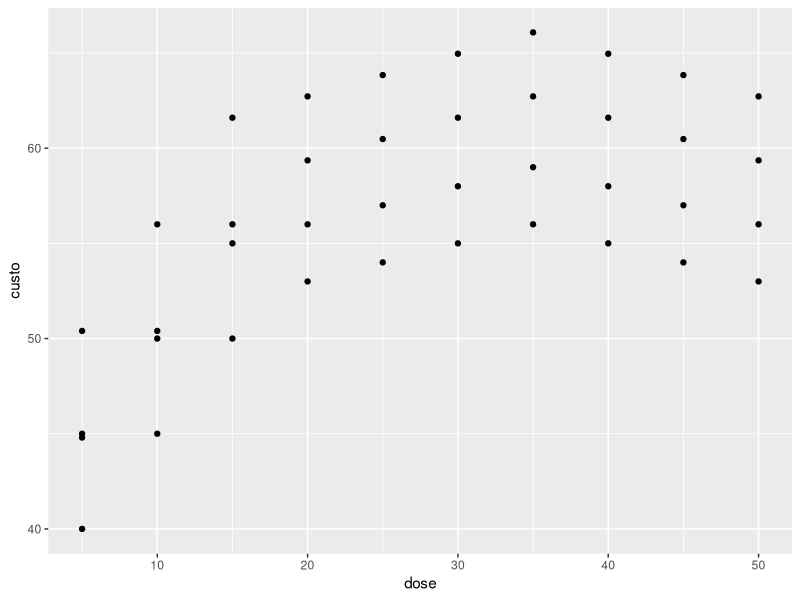
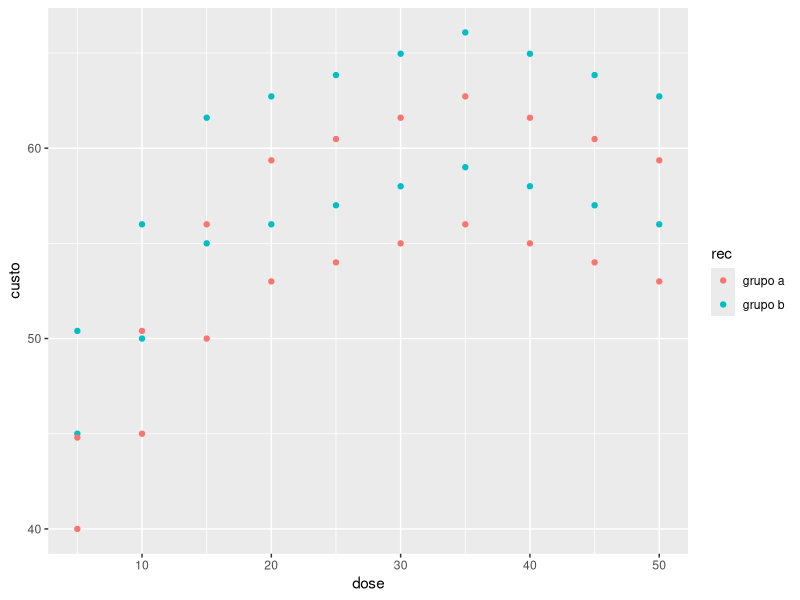
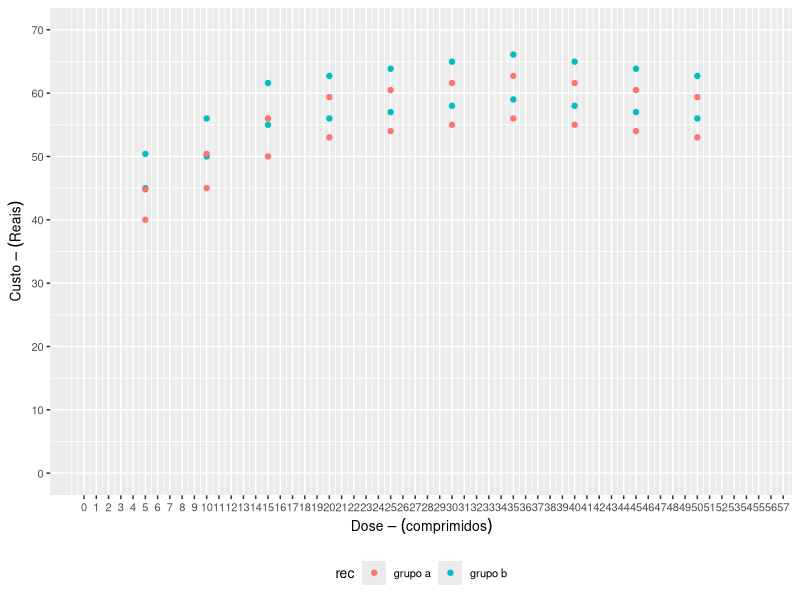
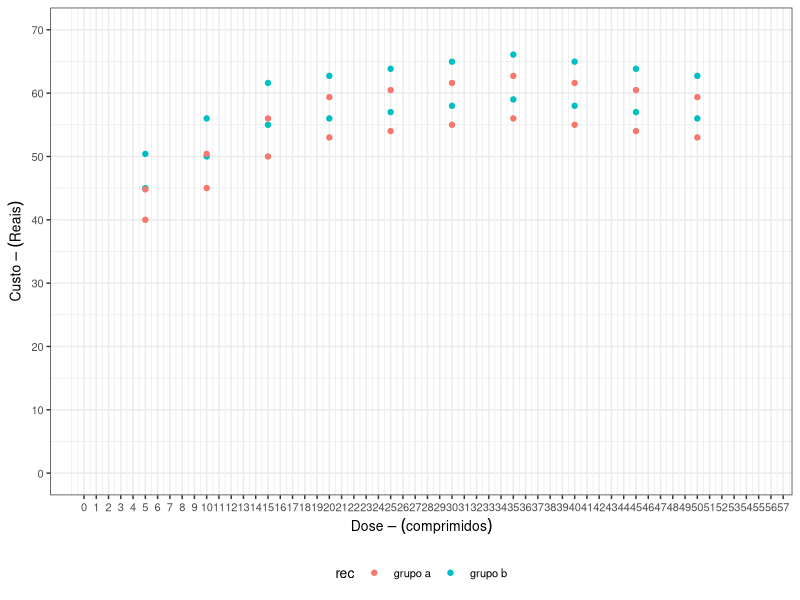
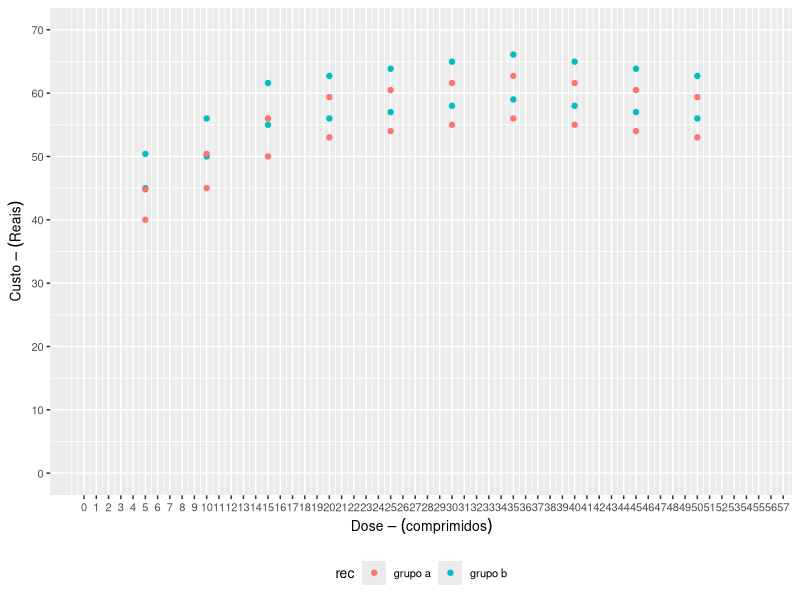
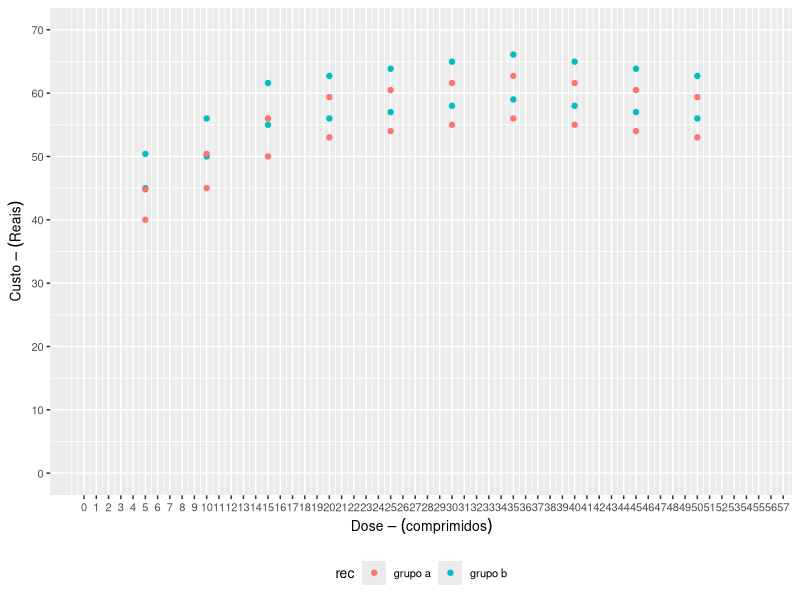
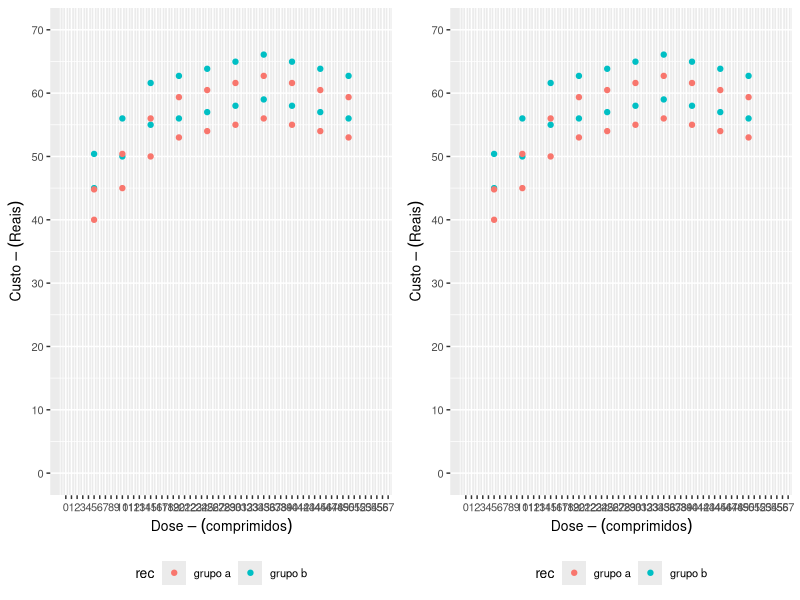
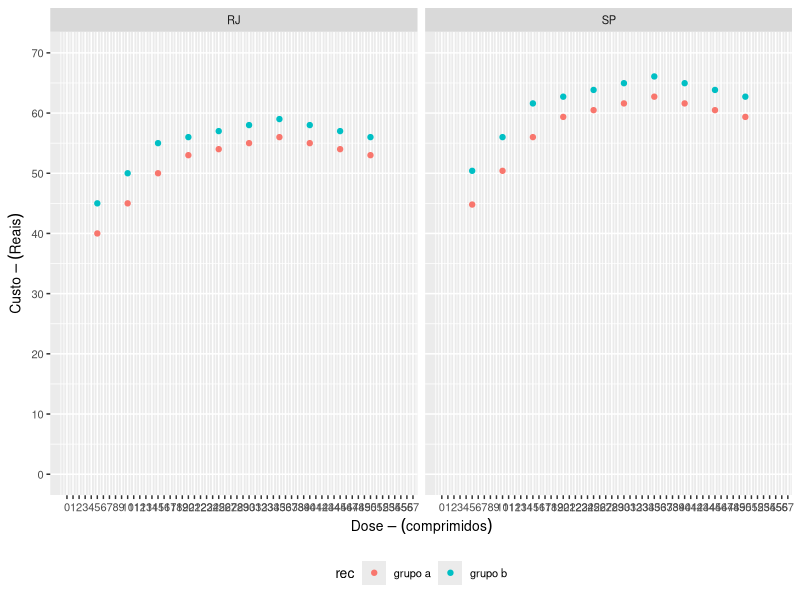

Recreate these plots in R, in order.
#Aula 30/03
install.packages("qqplot2")
install.packages("ggplot2")
install.packages("gridExtra")
install.packages("ggthemes")

#chamar biblioteca
library(ggplot2)
library(ggthemes)
library(gridExtra)
library(plyr)  #
library(dplyr) #

estado = rep(c("RJ", "SP"), each = 20)
rec = rep(c("grupo a", "grupo b"), each = 10)
dose <- rep(seq(5,50,5),2)
custo <- c(seq(40,50,5), seq(53,56), seq(55,53),
           seq(45,55,5), seq(56,59), seq(58,56))
dados <- data.frame(estado,rec,dose,custo = c(custo,custo * 1.12))

#grafico de dispersao 
#scatterplot
GGPLOT_1 <- 
  ggplot() +
  geom_point(data = dados,
             aes(x = dose, y = custo))
GGPLOT_1



GGPLOT_2 <- 
  ggplot() +
  geom_point(data = dados,
             aes(x=dose, y = custo, colour = rec))
GGPLOT_2



GGPLOT_3 <-
  ggplot()+
  geom_point(data = dados,
             aes(x = dose, y = custo, colour = rec)) + # rotulo x
  xlab(expression(paste("Dose"-(comprimidos))))+ #rotulo y
  ylab(expression(paste("Custo"-(Reais))))+
  scale_x_continuous(breaks = seq(0,100.5),limits = c(0,55))+ #escala
  scale_y_continuous(breaks = seq(0,100,10), limits = c(0,70))+ #escala
  theme(legend.position = "bottom")+   # posição da legenda
  theme(text = element_text(size=10)) # tamanho da fonte

GGPLOT_3


GGPLOT_4 <-
  ggplot()+
  geom_point(data = dados,
             aes(x = dose, y = custo, colour = rec)) + # rotulo x
  xlab(expression(paste("Dose"-(comprimidos))))+ #rotulo y
  ylab(expression(paste("Custo"-(Reais))))+
  scale_x_continuous(breaks = seq(0,100.5),limits = c(0,55))+ #escala
  scale_y_continuous(breaks = seq(0,100,10), limits = c(0,70))+ #escala
  theme_bw() +
  theme(legend.position = "bottom")+   # posição da legenda
  theme(text = element_text(size=10)) # tamanho da fonte

GGPLOT_4



GGPLOT_RJ <-
  ggplot()+
  geom_point(data = subset(dados,estado="RJ"),
             aes(x = dose, y = custo, colour = rec)) + # rotulo x
  xlab(expression(paste("Dose"-(comprimidos))))+ #rotulo y
  ylab(expression(paste("Custo"-(Reais))))+
  scale_x_continuous(breaks = seq(0,100.5),limits = c(0,55))+ #escala
  scale_y_continuous(breaks = seq(0,100,10), limits = c(0,70))+ #escala
  theme(legend.position = "bottom")+   # posição da legenda
  theme(text = element_text(size=10)) # tamanho da fonte

GGPLOT_RJ



GGPLOT_SP <-
  ggplot()+
  geom_point(data = subset(dados,estado="SP"),
             aes(x = dose, y = custo, colour = rec)) + # rotulo x
  xlab(expression(paste("Dose"-(comprimidos))))+ #rotulo y
  ylab(expression(paste("Custo"-(Reais))))+
  scale_x_continuous(breaks = seq(0,100.5),limits = c(0,55))+ #escala
  scale_y_continuous(breaks = seq(0,100,10), limits = c(0,70))+ #escala
  theme(legend.position = "bottom")+   # posição da legenda
  theme(text = element_text(size=10)) # tamanho da fonte

GGPLOT_SP

GGPLOT_4a <- grid.arrange(GGPLOT_RJ, GGPLOT_SP, ncol = 2)



GGPLOT_4facet <- 
  ggplot()+
  geom_point(data=dados,
             aes(x = dose, y = custo, colour = rec))+
  xlab(expression(paste("Dose"-(comprimidos))))+
  ylab(expression(paste("Custo"-(Reais))))+
  scale_x_continuous(breaks = seq(0,100.5),limits = c(0,55))+ #escala
  scale_y_continuous(breaks = seq(0,100,10), limits = c(0,70))+ #escala
  theme(legend.position = "bottom")+   # posição da legenda
  theme(text = element_text(size=10))+
  facet_grid(. ~estado)# tamanho da fonte

GGPLOT_4facet



GGPLOT_5<- 
  ggplot()+
  geom_bar(data = subset(dados,estado=="SP"),
           aes(x = dose, y = custo, fill = rec),
           stat = "identity") +
  xlab(expression(paste("Dose"-(comprimidos))))+
  ylab(expression(paste("Custo"-(Reais))))+
  scale_x_continuous(breaks = seq(0,100.5),limits = c(0,55))+ #escala
  theme_bw() +
  theme(legend.position = "bottom")+   # posição da legenda
  theme(text = element_text(size=10))  # tamanho da fonte

GGPLOT_5


GGPLOT_6 <- 
  ggplot() +
  geom_bar(data = subset(dados, estado == "RJ"),
           aes( x = dose, y = custo, fill = rec),
           stat = "identity",
           position = "dodge")+
  xlab(expression(paste("Dose"~(comprimidos))))+
  ylab(expression(paste("Custo"~(Reais))))+
  scale_x_continuous(breaks = seq(0,100,5), limits = c(0,55))+
  theme_bw()+
  theme(legend.position = 'botton')+
  theme(text = element_text(size = 10))
GGPLOT_6


GGPLOT_7 <- 
  ggplot() +
  geom_point(data =subset(dados, estado == "RJ"),
             aes(x=dose, y = custo, fill = rec))+
  geom_smooth(data = subset(dados, estado = "RJ"), # adiciona um ajuste polinomial 
              aes(x=dose, y = custo, fill = rec),
              method = lm,
              formula = y ~poly(x, 2, raw = TRUE))+
  xlab(expression(paste("Dose"~(comprimidos))))+
  ylab(expression("Custo"~(Reais)))+
  scale_x_continuous(breaks = seq(0, 100, 5), limits = c(0,55))+
  theme_bw()+
  theme(legend.position = "botton")+
  theme(text = element_text(size = 10))
GGPLOT_7




#funçoes
LM <- dlply(dados, c("estado", "rec"),
            function(df)
              (lm(custo ~poly(dose, 2, raw = TRUE), data = df)))

LM_DF <- ldply(LM, function(x) {
  r.sq <-summary(x)$r.squared
  intercept <- summary(x)$coefficients[1]
  beta <- summary(x)$coefficients[2]
  beta1 <- summary(x)$coefficients[3]
  data.frame(r.sq, intercept, beta, beta1)})

#sumario
#importante
knitr:: kable(LM_DF, format = 'markdown')



GGPLOT_FINAL <-
  ggplot() +
  geom_point(data = dados,
             aes(x = dose, y = custo, colour = rec))+
  facet_grid(rec ~estado)+
  geom_smooth(data = dados, 
              aes(x = dose, y = custo, colour = rec),
              method = lm,
              formula = y ~poly(x, 2, raw = TRUE))+
  geom_text(data = LM_DF, 
            aes(x = 25,
                y = 45, 
                label = paste("R^2==", LM_DF$r.sq, sep = "")),
            size = 2.8,
            parse = TRUE)+
  xlab(expression(paste("Dose"~(comprimidos))))+
  ylab(expression(paste("Custo"~(Reais))))+
  scale_x_continuous(breaks = seq(0,100,5), limits = c(0,55))+
  theme_bw()+
  theme(legend.position = "bottom")+
  guides(colour= FALSE)
GGPLOT_FINAL



